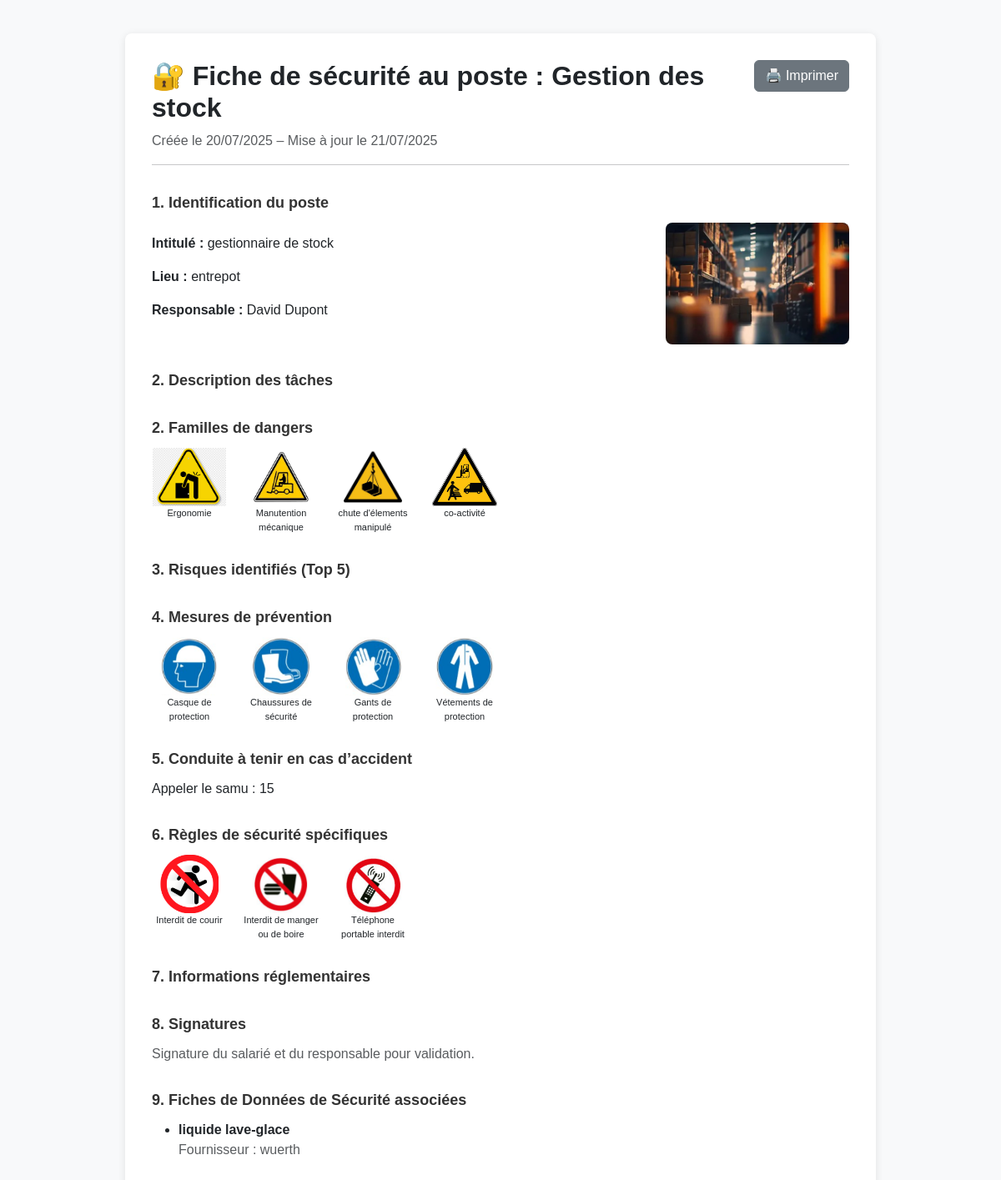
The page /fsp/1 (signed in) on the database its author committed.
### models.py (models this page shows)
class FicheSecurite(db.Model):
    id = db.Column(db.Integer, primary_key=True)
    titre = db.Column(db.String(260), nullable=False)
    contenu = db.Column(db.Text)
    user_id = db.Column(db.Integer, db.ForeignKey('user.id'))
    date_creation = db.Column(db.DateTime, default=datetime.utcnow)
    date_mise_a_jour = db.Column(db.DateTime, default=datetime.utcnow, onupdate=datetime.utcnow)
    photo_poste = db.Column(db.String(255))
    user = db.relationship('User', backref='fiches_securite')
    fds_associees = db.relationship('FicheDonneesSecurite',
        secondary=association_fsp_fds,
        backref='fiches_securite_poste')

### app.py (the view)
@app.route('/fsp/<int:fiche_id>')
@login_required
def voir_fiche_securite(fiche_id):
    fiche = FicheSecurite.query.get_or_404(fiche_id)
    if fiche.user_id != current_user.id:
        abort(403)
    return render_template('fiche_securite_voir.html', fiche=fiche)

### app.py (called while the page is built)
@login_manager.user_loader
def load_user(user_id):
    return User.query.get(int(user_id))

### templates/fiche_securite_voir.html (shortened to what this page needs)
<!DOCTYPE html>
<html lang="fr">
<head>
    <link href="https://cdn.jsdelivr.net/npm/bootstrap@5.3.0/dist/css/bootstrap.min.css" rel="stylesheet">
</head>
<body>
<div class="container">
    <button class="btn btn-secondary btn-print" onclick="window.print()">🖨️ Imprimer</button>
    <h2>🔐 {{ fiche.titre }}</h2>
    <p class="text-muted">
        Créée le {{ fiche.date_creation.strftime('%d/%m/%Y') }}
        {% if fiche.date_mise_a_jour %}
            – Mise à jour le {{ fiche.date_mise_a_jour.strftime('%d/%m/%Y') }}
        {% endif %}
    </p>
    <hr>
    <div class="section">
        {{ fiche.contenu | safe }}
</body>
</html>

### templates/fiche_securite_voir.html (style rules this page uses)
body { background-color: #f8f9fa; font-family: 'Arial', sans-serif; padding: 2rem; }
.container { background: white; padding: 2rem; border-radius: 8px; box-shadow: 0 2px 10px rgba(0,0,0,0.1); max-width: 900px; margin: auto; }
.btn-print { float: right; margin-bottom: 1rem; }
h2 { font-weight: bold; display: flex; align-items: center; gap: 10px; }
.section { margin-top: 2rem; }

### rows shown on the page
FicheSecurite: titre "Fiche de sécurité au poste : Gestion des stock", date_creation "20/07/2025", date_mise_a_jour "21/07/2025", contenu "1. Identification du poste Intitulé : gestionnaire de stock Lieu : entrepot Responsable : David Dupont 2. Description des tâches 2. Familles de dangers Ergonomie Manutention mécanique chute d'élements manipulé co-activité 3. Risques identifiés (Top 5) 4. Mesures de prévention Casque de protection Chaussures de sécurité Gants de protection Vétements de protection 5. Conduite à tenir en cas d’accident Appeler le samu : 15 6. Règles de sécurité spécifiques Interdit de courir Interdit de manger ou de boire Téléphone portable interdit 7. Informations réglementaires 8. Signatures Signature du salarié et du responsable pour validation. 9. Fiches de Données de Sécurité associées liquide lave-glace…", contenu (picture)
